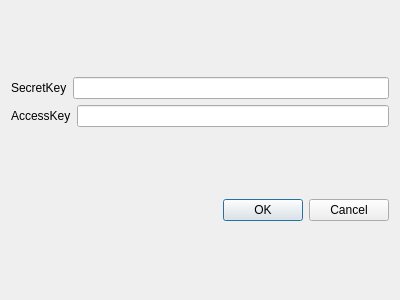
<?xml version="1.0" encoding="UTF-8"?>
<ui version="4.0">
 <class>DialogKeys</class>
 <widget class="QDialog" name="DialogKeys">
  <property name="geometry">
   <rect>
    <x>0</x>
    <y>0</y>
    <width>400</width>
    <height>300</height>
   </rect>
  </property>
  <property name="windowTitle">
   <string>Dialog</string>
  </property>
  <layout class="QVBoxLayout" name="verticalLayout">
   <item>
    <layout class="QVBoxLayout" name="verticalLayout_2">
     <item>
      <layout class="QHBoxLayout" name="horizontalLayout_3">
       <item>
        <widget class="QLabel" name="label">
         <property name="text">
          <string>SecretKey</string>
         </property>
        </widget>
       </item>
       <item>
        <widget class="QLineEdit" name="lineEdit_3"/>
       </item>
      </layout>
     </item>
     <item>
      <layout class="QHBoxLayout" name="horizontalLayout_4">
       <item>
        <widget class="QLabel" name="label_2">
         <property name="text">
          <string>AccessKey</string>
         </property>
        </widget>
       </item>
       <item>
        <widget class="QLineEdit" name="lineEdit_2"/>
       </item>
      </layout>
     </item>
    </layout>
   </item>
   <item>
    <widget class="QDialogButtonBox" name="buttonBox">
     <property name="orientation">
      <enum>Qt::Horizontal</enum>
     </property>
     <property name="standardButtons">
      <set>QDialogButtonBox::Cancel|QDialogButtonBox::Ok</set>
     </property>
    </widget>
   </item>
  </layout>
 </widget>
 <resources/>
 <connections>
  <connection>
   <sender>buttonBox</sender>
   <signal>accepted()</signal>
   <receiver>DialogKeys</receiver>
   <slot>accept()</slot>
   <hints>
    <hint type="sourcelabel">
     <x>248</x>
     <y>254</y>
    </hint>
    <hint type="destinationlabel">
     <x>157</x>
     <y>274</y>
    </hint>
   </hints>
  </connection>
  <connection>
   <sender>buttonBox</sender>
   <signal>rejected()</signal>
   <receiver>DialogKeys</receiver>
   <slot>reject()</slot>
   <hints>
    <hint type="sourcelabel">
     <x>316</x>
     <y>260</y>
    </hint>
    <hint type="destinationlabel">
     <x>286</x>
     <y>274</y>
    </hint>
   </hints>
  </connection>
 </connections>
</ui>
